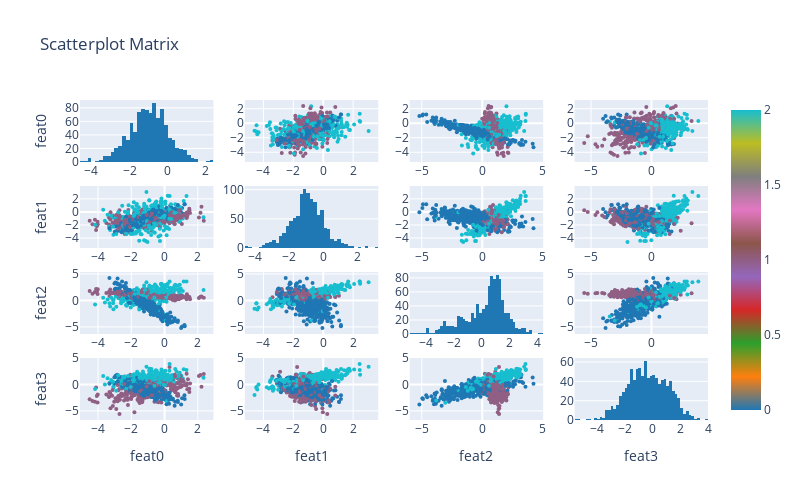

The cell this chart's notebook holds for it:
### Markdown cell above
It could be interesting to see how features relate to each other, so we produce a pair plot. The diagonal is the distribution of each feature. The other elements represent a feature plotted against another feature. As a result, the plot has some symmetry in it (plotting feature 1 with respect to feature 4, or the converse, gives us the same information).

### Code cell
n_features = 4
n_classes = 3

X, y = make_classification(
    n_samples=1000,
    weights=[0.4, 0.3],  # weights of first `n_classes-1` classes
    n_features=n_features,
    n_redundant=0,
    n_informative=4,
    n_classes=n_classes,
    n_clusters_per_class=1,
    random_state=42,
)

columns = [f"feat{i}" for i in range(n_features)]
df = pd.DataFrame(data=X, columns=columns)
df["target"] = pd.Categorical(values=y)
ff.create_scatterplotmatrix(
    df=df,
    diag="histogram",
    index="target",
    size=4,
    colormap_type="cat",
    width=800,
)

### Figure 1 — Plotly figure (JSON) as saved in the notebook; plotly's stock layout.template omitted (floating-point values rounded to 4 significant figures; data arrays with more than 128 entries replaced by an {"elided": "..."} marker saying what was removed)
{"data": [{"marker": {"color": "rgb(31, 119, 180)"}, "showlegend": false, "type": "histogram", "x": {"elided": "1000 float values"}, "xaxis": "x", "yaxis": "y"}, {"marker": {"color": {"elided": "1000 int values"}, "colorscale": [[0, "rgb(31, 119, 180)"], [0.1111, "rgb(255, 127, 14)"], [0.2222, "rgb(44, 160, 44)"], [0.3333, "rgb(214, 39, 40)"], [0.4444, "rgb(148, 103, 189)"], [0.5556, "rgb(140, 86, 75)"], [0.6667, "rgb(227, 119, 194)"], [0.7778, "rgb(127, 127, 127)"], [0.8889, "rgb(188, 189, 34)"], [1, "rgb(23, 190, 207)"]], "showscale": true, "size": 4}, "mode": "markers", "showlegend": false, "type": "scatter", "x": {"elided": "1000 float values"}, "xaxis": "x2", "y": {"elided": "1000 float values"}, "yaxis": "y2"}, {"marker": {"color": {"elided": "1000 int values"}, "colorscale": [[0, "rgb(31, 119, 180)"], [0.1111, "rgb(255, 127, 14)"], [0.2222, "rgb(44, 160, 44)"], [0.3333, "rgb(214, 39, 40)"], [0.4444, "rgb(148, 103, 189)"], [0.5556, "rgb(140, 86, 75)"], [0.6667, "rgb(227, 119, 194)"], [0.7778, "rgb(127, 127, 127)"], [0.8889, "rgb(188, 189, 34)"], [1, "rgb(23, 190, 207)"]], "showscale": false, "size": 4}, "mode": "markers", "showlegend": false, "type": "scatter", "x": {"elided": "1000 float values"}, "xaxis": "x3", "y": {"elided": "1000 float values"}, "yaxis": "y3"}, {"marker": {"color": {"elided": "1000 int values"}, "colorscale": [[0, "rgb(31, 119, 180)"], [0.1111, "rgb(255, 127, 14)"], [0.2222, "rgb(44, 160, 44)"], [0.3333, "rgb(214, 39, 40)"], [0.4444, "rgb(148, 103, 189)"], [0.5556, "rgb(140, 86, 75)"], [0.6667, "rgb(227, 119, 194)"], [0.7778, "rgb(127, 127, 127)"], [0.8889, "rgb(188, 189, 34)"], [1, "rgb(23, 190, 207)"]], "showscale": false, "size": 4}, "mode": "markers", "showlegend": false, "type": "scatter", "x": {"elided": "1000 float values"}, "xaxis": "x4", "y": {"elided": "1000 float values"}, "yaxis": "y4"}, {"marker": {"color": {"elided": "1000 int values"}, "colorscale": [[0, "rgb(31, 119, 180)"], [0.1111, "rgb(255, 127, 14)"], [0.2222, "rgb(44, 160, 44)"], [0.3333, "rgb(214, 39, 40)"], [0.4444, "rgb(148, 103, 189)"], [0.5556, "rgb(140, 86, 75)"], [0.6667, "rgb(227, 119, 194)"], [0.7778, "rgb(127, 127, 127)"], [0.8889, "rgb(188, 189, 34)"], [1, "rgb(23, 190, 207)"]], "showscale": false, "size": 4}, "mode": "markers", "showlegend": false, "type": "scatter", "x": {"elided": "1000 float values"}, "xaxis": "x5", "y": {"elided": "1000 float values"}, "yaxis": "y5"}, {"marker": {"color": "rgb(31, 119, 180)"}, "showlegend": false, "type": "histogram", "x": {"elided": "1000 float values"}, "xaxis": "x6", "yaxis": "y6"}, {"marker": {"color": {"elided": "1000 int values"}, "colorscale": [[0, "rgb(31, 119, 180)"], [0.1111, "rgb(255, 127, 14)"], [0.2222, "rgb(44, 160, 44)"], [0.3333, "rgb(214, 39, 40)"], [0.4444, "rgb(148, 103, 189)"], [0.5556, "rgb(140, 86, 75)"], [0.6667, "rgb(227, 119, 194)"], [0.7778, "rgb(127, 127, 127)"], [0.8889, "rgb(188, 189, 34)"], [1, "rgb(23, 190, 207)"]], "showscale": false, "size": 4}, "mode": "markers", "showlegend": false, "type": "scatter", "x": {"elided": "1000 float values"}, "xaxis": "x7", "y": {"elided": "1000 float values"}, "yaxis": "y7"}, {"marker": {"color": {"elided": "1000 int values"}, "colorscale": [[0, "rgb(31, 119, 180)"], [0.1111, "rgb(255, 127, 14)"], [0.2222, "rgb(44, 160, 44)"], [0.3333, "rgb(214, 39, 40)"], [0.4444, "rgb(148, 103, 189)"], [0.5556, "rgb(140, 86, 75)"], [0.6667, "rgb(227, 119, 194)"], [0.7778, "rgb(127, 127, 127)"], [0.8889, "rgb(188, 189, 34)"], [1, "rgb(23, 190, 207)"]], "showscale": false, "size": 4}, "mode": "markers", "showlegend": false, "type": "scatter", "x": {"elided": "1000 float values"}, "xaxis": "x8", "y": {"elided": "1000 float values"}, "yaxis": "y8"}, {"marker": {"color": {"elided": "1000 int values"}, "colorscale": [[0, "rgb(31, 119, 180)"], [0.1111, "rgb(255, 127, 14)"], [0.2222, "rgb(44, 160, 44)"], [0.3333, "rgb(214, 39, 40)"], [0.4444, "rgb(148, 103, 189)"], [0.5556, "rgb(140, 86, 75)"], [0.6667, "rgb(227, 119, 194)"], [0.7778, "rgb(127, 127, 127)"], [0.8889, "rgb(188, 189, 34)"], [1, "rgb(23, 190, 207)"]], "showscale": false, "size": 4}, "mode": "markers", "showlegend": false, "type": "scatter", "x": {"elided": "1000 float values"}, "xaxis": "x9", "y": {"elided": "1000 float values"}, "yaxis": "y9"}, {"marker": {"color": {"elided": "1000 int values"}, "colorscale": [[0, "rgb(31, 119, 180)"], [0.1111, "rgb(255, 127, 14)"], [0.2222, "rgb(44, 160, 44)"], [0.3333, "rgb(214, 39, 40)"], [0.4444, "rgb(148, 103, 189)"], [0.5556, "rgb(140, 86, 75)"], [0.6667, "rgb(227, 119, 194)"], [0.7778, "rgb(127, 127, 127)"], [0.8889, "rgb(188, 189, 34)"], [1, "rgb(23, 190, 207)"]], "showscale": false, "size": 4}, "mode": "markers", "showlegend": false, "type": "scatter", "x": {"elided": "1000 float values"}, "xaxis": "x10", "y": {"elided": "1000 float values"}, "yaxis": "y10"}, {"marker": {"color": "rgb(31, 119, 180)"}, "showlegend": false, "type": "histogram", "x": {"elided": "1000 float values"}, "xaxis": "x11", "yaxis": "y11"}, {"marker": {"color": {"elided": "1000 int values"}, "colorscale": [[0, "rgb(31, 119, 180)"], [0.1111, "rgb(255, 127, 14)"], [0.2222, "rgb(44, 160, 44)"], [0.3333, "rgb(214, 39, 40)"], [0.4444, "rgb(148, 103, 189)"], [0.5556, "rgb(140, 86, 75)"], [0.6667, "rgb(227, 119, 194)"], [0.7778, "rgb(127, 127, 127)"], [0.8889, "rgb(188, 189, 34)"], [1, "rgb(23, 190, 207)"]], "showscale": false, "size": 4}, "mode": "markers", "showlegend": false, "type": "scatter", "x": {"elided": "1000 float values"}, "xaxis": "x12", "y": {"elided": "1000 float values"}, "yaxis": "y12"}, {"marker": {"color": {"elided": "1000 int values"}, "colorscale": [[0, "rgb(31, 119, 180)"], [0.1111, "rgb(255, 127, 14)"], [0.2222, "rgb(44, 160, 44)"], [0.3333, "rgb(214, 39, 40)"], [0.4444, "rgb(148, 103, 189)"], [0.5556, "rgb(140, 86, 75)"], [0.6667, "rgb(227, 119, 194)"], [0.7778, "rgb(127, 127, 127)"], [0.8889, "rgb(188, 189, 34)"], [1, "rgb(23, 190, 207)"]], "showscale": false, "size": 4}, "mode": "markers", "showlegend": false, "type": "scatter", "x": {"elided": "1000 float values"}, "xaxis": "x13", "y": {"elided": "1000 float values"}, "yaxis": "y13"}, {"marker": {"color": {"elided": "1000 int values"}, "colorscale": [[0, "rgb(31, 119, 180)"], [0.1111, "rgb(255, 127, 14)"], [0.2222, "rgb(44, 160, 44)"], [0.3333, "rgb(214, 39, 40)"], [0.4444, "rgb(148, 103, 189)"], [0.5556, "rgb(140, 86, 75)"], [0.6667, "rgb(227, 119, 194)"], [0.7778, "rgb(127, 127, 127)"], [0.8889, "rgb(188, 189, 34)"], [1, "rgb(23, 190, 207)"]], "showscale": false, "size": 4}, "mode": "markers", "showlegend": false, "type": "scatter", "x": {"elided": "1000 float values"}, "xaxis": "x14", "y": {"elided": "1000 float values"}, "yaxis": "y14"}, {"marker": {"color": {"elided": "1000 int values"}, "colorscale": [[0, "rgb(31, 119, 180)"], [0.1111, "rgb(255, 127, 14)"], [0.2222, "rgb(44, 160, 44)"], [0.3333, "rgb(214, 39, 40)"], [0.4444, "rgb(148, 103, 189)"], [0.5556, "rgb(140, 86, 75)"], [0.6667, "rgb(227, 119, 194)"], [0.7778, "rgb(127, 127, 127)"], [0.8889, "rgb(188, 189, 34)"], [1, "rgb(23, 190, 207)"]], "showscale": false, "size": 4}, "mode": "markers", "showlegend": false, "type": "scatter", "x": {"elided": "1000 float values"}, "xaxis": "x15", "y": {"elided": "1000 float values"}, "yaxis": "y15"}, {"marker": {"color": "rgb(31, 119, 180)"}, "showlegend": false, "type": "histogram", "x": {"elided": "1000 float values"}, "xaxis": "x16", "yaxis": "y16"}], "layout": {"barmode": "stack", "height": 500, "showlegend": true, "title": {"text": "Scatterplot Matrix"}, "width": 800, "xaxis": {"anchor": "y", "domain": [0, 0.2125]}, "xaxis10": {"anchor": "y10", "domain": [0.2625, 0.475]}, "xaxis11": {"anchor": "y11", "domain": [0.525, 0.7375]}, "xaxis12": {"anchor": "y12", "domain": [0.7875, 1]}, "xaxis13": {"anchor": "y13", "domain": [0, 0.2125], "title": {"text": "feat0"}}, "xaxis14": {"anchor": "y14", "domain": [0.2625, 0.475], "title": {"text": "feat1"}}, "xaxis15": {"anchor": "y15", "domain": [0.525, 0.7375], "title": {"text": "feat2"}}, "xaxis16": {"anchor": "y16", "domain": [0.7875, 1], "title": {"text": "feat3"}}, "xaxis2": {"anchor": "y2", "domain": [0.2625, 0.475]}, "xaxis3": {"anchor": "y3", "domain": [0.525, 0.7375]}, "xaxis4": {"anchor": "y4", "domain": [0.7875, 1]}, "xaxis5": {"anchor": "y5", "domain": [0, 0.2125]}, "xaxis6": {"anchor": "y6", "domain": [0.2625, 0.475]}, "xaxis7": {"anchor": "y7", "domain": [0.525, 0.7375]}, "xaxis8": {"anchor": "y8", "domain": [0.7875, 1]}, "xaxis9": {"anchor": "y9", "domain": [0, 0.2125]}, "yaxis": {"anchor": "x", "domain": [0.8063, 1], "title": {"text": "feat0"}}, "yaxis10": {"anchor": "x10", "domain": [0.2687, 0.4625]}, "yaxis11": {"anchor": "x11", "domain": [0.2687, 0.4625]}, "yaxis12": {"anchor": "x12", "domain": [0.2687, 0.4625]}, "yaxis13": {"anchor": "x13", "domain": [0, 0.1938], "title": {"text": "feat3"}}, "yaxis14": {"anchor": "x14", "domain": [0, 0.1938]}, "yaxis15": {"anchor": "x15", "domain": [0, 0.1938]}, "yaxis16": {"anchor": "x16", "domain": [0, 0.1938]}, "yaxis2": {"anchor": "x2", "domain": [0.8063, 1]}, "yaxis3": {"anchor": "x3", "domain": [0.8063, 1]}, "yaxis4": {"anchor": "x4", "domain": [0.8063, 1]}, "yaxis5": {"anchor": "x5", "domain": [0.5375, 0.7312], "title": {"text": "feat1"}}, "yaxis6": {"anchor": "x6", "domain": [0.5375, 0.7312]}, "yaxis7": {"anchor": "x7", "domain": [0.5375, 0.7312]}, "yaxis8": {"anchor": "x8", "domain": [0.5375, 0.7312]}, "yaxis9": {"anchor": "x9", "domain": [0.2687, 0.4625], "title": {"text": "feat2"}}}}
